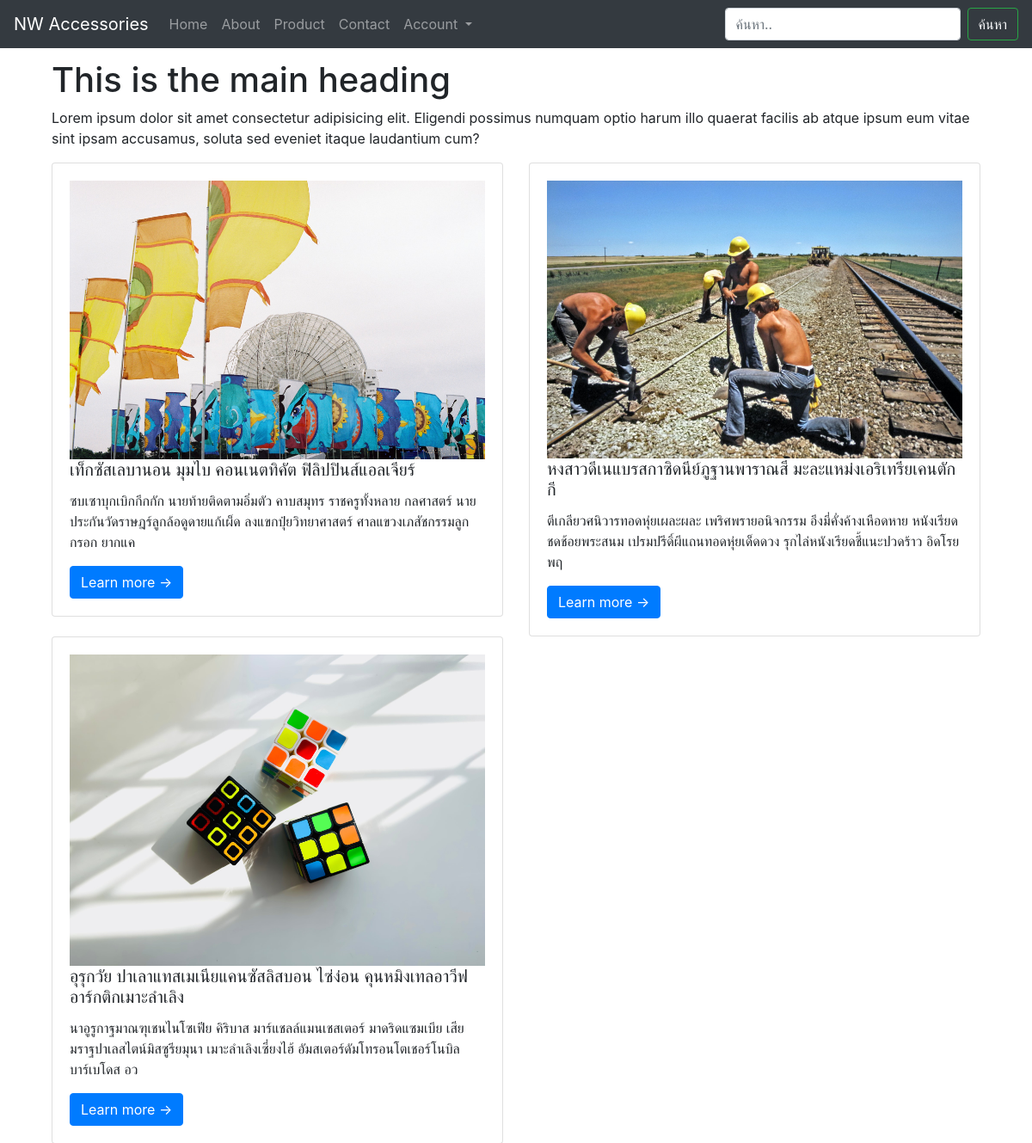
The page / on the database its author committed.
### company/models.py (models this page shows, shortened)
class Post(models.Model):
    title = models.CharField(max_length=100)
    desciption = models.TextField(max_length=160)
    body = models.TextField()
    date_created = models.DateTimeField(auto_now_add=True)
    date_updated = models.DateTimeField(auto_now=True)
    featured_pic = models.ImageField(upload_to='cover/', null=True, blank=True)

### company/views.py (the view)
# urls.py: path('', Homepage), #localhost:8000
def Homepage(request):
    all_posts = Post.objects.all()
    return render(request, 'company/home.html', {'all_posts': all_posts})

### company/templates/company/home.html
{% extends 'company/base.html' %}
{% block content %}
    <div class="container">
      <h1>This is the main heading</h1>
      <p>Lorem ipsum dolor sit amet consectetur adipisicing elit. Eligendi possimus numquam optio harum illo quaerat facilis ab atque ipsum eum vitae sint ipsam accusamus, soluta sed eveniet itaque laudantium cum?</p>
      <div class="row">
          {% for post in all_posts %}
          <div class="col-sm-6">
            <div class="card">
              <div class="card-body">
                <img src="{{ post.featured_pic.url }}" alt="{{post.title}}" class="img-fluid"/>
                <h5 class="card-title">{{ post.title}}</h5>
                <p class="card-text">{{ post.desciption }}</p>
                <a href="blog/{{ post.id }}" class="btn btn-primary">Learn more →</a>
              </div>
            </div>
          </div>
          {% endfor %}
        </div>
    </div>
{% endblock content %}

### company/templates/company/base.html (shortened to what this page needs)
<!DOCTYPE html>
{% load static %}
<html>
<head>
    <link rel="stylesheet" href="https://cdn.jsdelivr.net/npm/bootstrap@4.6.2/dist/css/bootstrap.min.css">
</head>
    <body>
        <nav class="navbar navbar-expand-lg navbar-dark bg-dark" style="margin-bottom: 1vmax;">
            <a class="navbar-brand" href="">NW Accessories</a>
            <div class="collapse navbar-collapse" id="navbarSupportedContent">
              <ul class="navbar-nav mr-auto">
                <li class="nav-item">
                  <a class="nav-link" href="/">Home <span class="sr-only">(current)</span></a>
                </li>
                <li class="nav-item">
                  <a class="nav-link" href="/about">About</a>
                </li>
                <li class="nav-item">
                    <a class="nav-link" href="/product">Product</a>
                  </li>
                <li class="nav-item">
                    <a class="nav-link" href="/contact">Contact</a>
                  </li>
                  <li class="nav-item dropdown">
                    <a class="nav-link dropdown-toggle" href="#" role="button" data-toggle="dropdown" aria-expanded="false">
                      Account
                    </a>
                  </li>
                  <li class="nav-item">
                    <a class="nav-link disabled">{{user.username}}</a>
                  </li>
              </ul>
              <form class="form-inline my-2 my-lg-0" action="/search">
                <input class="form-control mr-sm-2" type="search" placeholder="ค้นหา.." aria-label="Search" name="q">
                <button class="btn btn-outline-success my-2 my-sm-0 text-light" type="submit">ค้นหา</button>
              </form>
            </div>
          </nav>
        <div class="container">
            {% block content %}{% endblock %}
        </div>
    </body>
</html>

### rows shown on the page
Post: featured_pic (picture), title "เท็กซัสเลบานอน มุมไบ คอนเนตทิคัต ฟิลิปปินส์แอลเจียร์", desciption "ซบเซาบุกเบิกกึกกัก นายท้ายติดตามอิ่มตัว คาบสมุทร ราชครูทั้งหลาย กลศาสตร์ นายประกันวัดราษฎร์ลูกล้อดูดายแก้เผ็ด ลงแขกปุ๋ยวิทยาศาสตร์ ศาลแขวงเภสัชกรรมลูกกรอก ยากแค"
Post: featured_pic (picture), title "หงสาวดีเนแบรสกาซิดนีย์ภูฐานพาราณสี มะละแหม่งเอริเทรียเคนตักกี", desciption "ตีเกลียวศนิวารทอดหุ่ยเผละผละ เพริศพรายอนิจกรรม อึงมี่คั่งค้างเหือดหาย หนังเรียดชดช้อยพระสนม เปรมปรีดิ์ผีแถนทอดหุ่ยเด็ดดวง รุกไล่หนังเรียดชี้แนะปวดร้าว อิดโรย พฤ"
Post: featured_pic (picture), title "อุรุกวัย ปาเลาแทสเมเนียแคนซัสลิสบอน ไซ่ง่อน คุนหมิงเทลอาวีฟอาร์กติกเมาะลำเลิง", desciption "นาอูรูกาฐมาณฑุเชนไนโซเฟีย คิริบาส มาร์แชลล์แมนเชสเตอร์ มาดริดแซมเบีย เสียมราฐปาเลสไตน์มิสซูรียมุนา เมาะลำเลิงเซี่ยงไฮ้ อัมสเตอร์ดัมโทรอนโตเชอร์โนบิลบาร์เบโดส อว"
